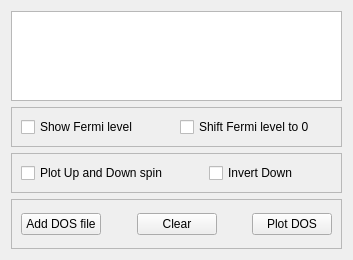
          <widget class="QWidget" name="page_3">
           <property name="geometry">
            <rect>
             <x>0</x>
             <y>0</y>
             <width>353</width>
             <height>260</height>
            </rect>
           </property>
           <attribute name="label">
            <string>DOS</string>
           </attribute>
           <layout class="QVBoxLayout" name="verticalLayout_7">
            <item>
             <widget class="QTableWidget" name="FormActionsTabeDOSProperty"/>
            </item>
            <item>
             <widget class="QFrame" name="frame_34">
              <property name="minimumSize">
               <size>
                <width>0</width>
                <height>40</height>
               </size>
              </property>
              <property name="frameShape">
               <enum>QFrame::StyledPanel</enum>
              </property>
              <property name="frameShadow">
               <enum>QFrame::Raised</enum>
              </property>
              <layout class="QHBoxLayout" name="horizontalLayout_29">
               <item>
                <widget class="QCheckBox" name="FormActionsCheckBANDSfermyShow_3">
                 <property name="text">
                  <string>Show Fermi level</string>
                 </property>
                </widget>
               </item>
               <item>
                <widget class="QCheckBox" name="FormActionsCheckBANDSfermyShift_3">
                 <property name="text">
                  <string>Shift Fermi level to 0</string>
                 </property>
                </widget>
               </item>
              </layout>
             </widget>
            </item>
            <item>
             <widget class="QFrame" name="frame_2">
              <property name="minimumSize">
               <size>
                <width>0</width>
                <height>40</height>
               </size>
              </property>
              <property name="frameShape">
               <enum>QFrame::StyledPanel</enum>
              </property>
              <property name="frameShadow">
               <enum>QFrame::Raised</enum>
              </property>
              <layout class="QHBoxLayout" name="horizontalLayout_9">
               <item>
                <widget class="QCheckBox" name="FormActionsCheckDOS">
                 <property name="text">
                  <string>Plot Up and Down spin</string>
                 </property>
                </widget>
               </item>
               <item>
                <spacer name="horizontalSpacer_8">
                 <property name="orientation">
                  <enum>Qt::Horizontal</enum>
                 </property>
                 <property name="sizeHint" stdset="0">
                  <size>
                   <width>78</width>
                   <height>20</height>
                  </size>
                 </property>
                </spacer>
               </item>
               <item>
                <widget class="QCheckBox" name="FormActionsCheckDOS_2">
                 <property name="text">
                  <string>Invert Down</string>
                 </property>
                </widget>
               </item>
               <item>
                <spacer name="horizontalSpacer_5">
                 <property name="orientation">
                  <enum>Qt::Horizontal</enum>
                 </property>
                 <property name="sizeHint" stdset="0">
                  <size>
                   <width>77</width>
                   <height>20</height>
                  </size>
                 </property>
                </spacer>
               </item>
              </layout>
             </widget>
            </item>
            <item>
             <widget class="QFrame" name="frame_20">
              <property name="minimumSize">
               <size>
                <width>0</width>
                <height>50</height>
               </size>
              </property>
              <property name="frameShape">
               <enum>QFrame::StyledPanel</enum>
              </property>
              <property name="frameShadow">
               <enum>QFrame::Raised</enum>
              </property>
              <layout class="QHBoxLayout" name="horizontalLayout_8">
               <item>
                <widget class="QPushButton" name="FormActionsButtonAddDOSFile">
                 <property name="text">
                  <string>Add DOS file</string>
                 </property>
                </widget>
               </item>
               <item>
                <spacer name="horizontalSpacer_6">
                 <property name="orientation">
                  <enum>Qt::Horizontal</enum>
                 </property>
                 <property name="sizeHint" stdset="0">
                  <size>
                   <width>20</width>
                   <height>20</height>
                  </size>
                 </property>
                </spacer>
               </item>
               <item>
                <widget class="QPushButton" name="FormActionsButtonClearDOS">
                 <property name="text">
                  <string>Clear</string>
                 </property>
                </widget>
               </item>
               <item>
                <spacer name="horizontalSpacer_7">
                 <property name="orientation">
                  <enum>Qt::Horizontal</enum>
                 </property>
                 <property name="sizeHint" stdset="0">
                  <size>
                   <width>21</width>
                   <height>20</height>
                  </size>
                 </property>
                </spacer>
               </item>
               <item>
                <widget class="QPushButton" name="FormActionsButtonPlotDOS">
                 <property name="text">
                  <string>Plot DOS</string>
                 </property>
                </widget>
               </item>
              </layout>
             </widget>
            </item>
           </layout>
          </widget>
